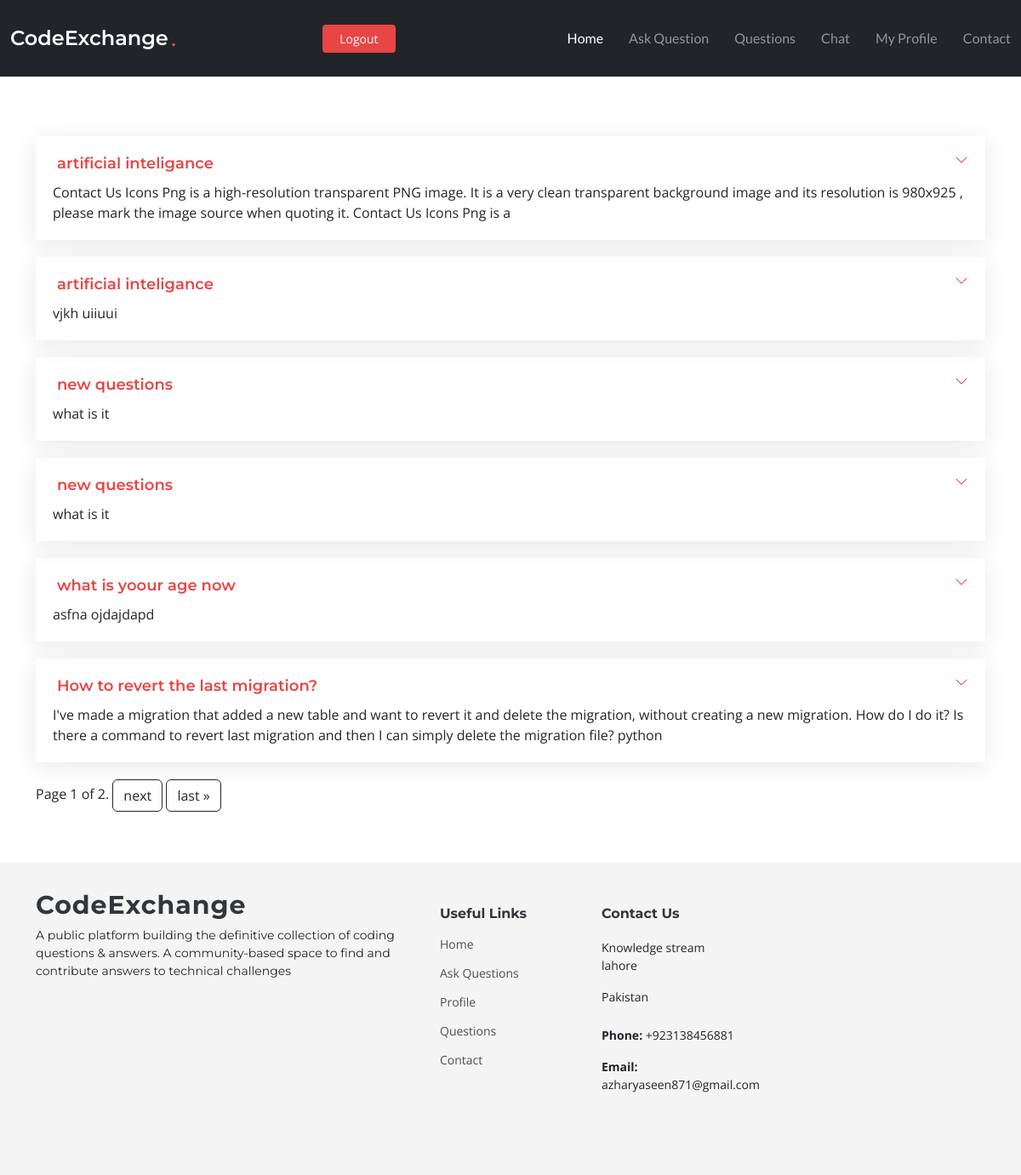
Page /user_posts/2 (signed in) on the earlier database version.
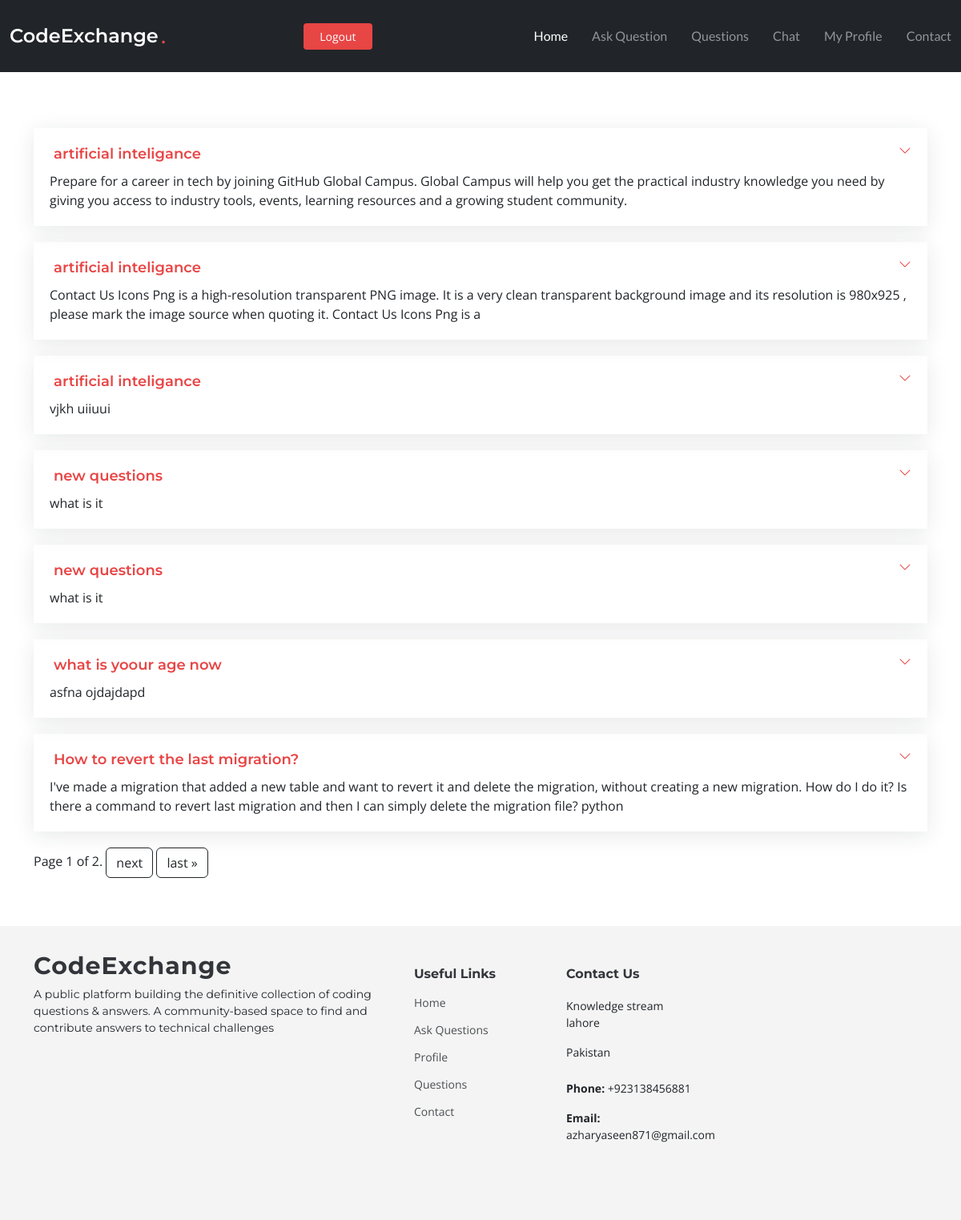
Same page on the later database version.
### app/models.py (models this page shows, shortened)
class Questions(models.Model):
    user = models.ForeignKey(User, on_delete=models.CASCADE)
    title = models.CharField(max_length=1000)
    content = HTMLField()
    likes = models.ManyToManyField(User, related_name='like')
    date_created = models.DateTimeField(default=timezone.now)
    image = models.ImageField(upload_to='question_pic', blank=True, null=True)

### app/views.py (the view)
# urls.py: path("user_posts/<int:id>", views.user_posts, name="user_posts"),
@login_required(login_url='login')
def user_posts(request,id):
    user = get_object_or_404(User, pk= id)
    question_asked = Questions.objects.filter(user=user.id).order_by('-date_created')
    paginator = Paginator(question_asked, 5)
    page_number = request.GET.get("page")
    page_obj = paginator.get_page(page_number)
    return render(request, 'app/user_posts.html',{'question_asked':question_asked,'page_obj': page_obj})

### app/templates/app/user_posts.html (shortened to what this page needs)
{% extends 'base.html' %}
{% block content %}
{% if question_asked %}
  <body>
    <section id="faq" class="faq">
      <div class="container" style="margin-top: 100px;">
          <div class="" data-aos="fade-up" data-aos-delay="200">
            <div class="faq-container">
              {% for question in question_asked %}
              <div class="faq-item faq-active">
                <a href="{% url 'detail' question.id %}"> <h3> <span>{{ question.title }}</span></h3></a>
                <div class="faq-content">
                  <p>{{ question.content }}</p>
                </div>
                <i class="faq-toggle bi bi-chevron-right"></i>
              </div>
              {% endfor %}
              {% include "app/includes/paginator.html" %}
            </div>
          </div>
        </div>
    </section>
    {% else %}
    <p style="margin-top: 100px;">
        no liked post yet ...
  </p>
    {% endif %}
  </body>
  {% endblock content %}

### templates/base.html (shortened to what this page needs)
{% load static %}
<!DOCTYPE html>
<html lang="en">
<head>
  <link rel="stylesheet" href="https://cdn.jsdelivr.net/npm/bootstrap@4.3.1/dist/css/bootstrap.min.css">
  <link href="{% static 'assets/vendor/bootstrap/css/bootstrap.min.css' %}" rel="stylesheet">
  <link href="{% static 'assets/vendor/bootstrap-icons/bootstrap-icons.css' %}" rel="stylesheet">
  <link href="{% static 'assets/vendor/glightbox/css/glightbox.min.css' %}" rel="stylesheet">
  <link href="{% static 'assets/vendor/swiper/swiper-bundle.min.css' %}" rel="stylesheet">
  <link href="{% static 'assets/vendor/aos/aos.css' %}" rel="stylesheet">
  <link href="{% static 'assets/css/main.css' %}" rel="stylesheet">
</head>
<body class="index-page" data-bs-spy="scroll" data-bs-target="#navmenu">
  <header id="header" class="header fixed-top d-flex align-items-center bg-dark">
    <div class="container-fluid d-flex align-items-center justify-content-between">
      <a href="{% url 'home' %}" class="logo d-flex align-items-center me-auto me-xl-0">
        <h1>CodeExchange</h1>
        <span>.</span>
      </a>
      <nav id="navmenu" class="navmenu">
        <ul>
          {% if user.is_authenticated %}
          <li><a href="{% url 'home' %}" class="active">Home</a></li>
          <li><a href="{% url 'ask_question' %}">Ask Question</a></li>
          <li><a href="{% url 'questions' %}">Questions</a></li>
          <li><a href="{% url 'chat' %}">Chat</a></li>
          <li><a href="{% url 'profile' user.id %}">My Profile</a></li>
          {% endif %}
          <li><a href="{% url 'contact' %}">Contact</a></li>
        </ul>
      </nav>
        {% if user.is_authenticated %}
           <a href="{% url 'logout' %}" class="btn-getstarted">Logout</a>
        {% endif %}
    </div>
  </header>
  <main id="main">
    {% block content %}
    {% endblock content %}
  </main>
  <footer id="footer" class="footer">
    <div class="container footer-top">
      <div class="row gy-4">
        <div class="col-lg-5 col-md-12 footer-about">
          <a href="{% url 'home' %}" class="logo d-flex align-items-center">
            <span>CodeExchange</span>
          </a>
          <p>A public platform building the definitive collection of coding questions & answers. A community-based space to find and contribute answers to technical challenges</p>
        </div>
        <div class="col-lg-2 col-6 footer-links">
          <h4>Useful Links</h4>
          <ul>
            <li><a href="{% url 'home' %}">Home</a></li>
            <li><a href="#">Ask Questions</a></li>
            <li><a href="#">Profile</a></li>
            <li><a href="#">Questions</a></li>
            <li><a href="#">Contact</a></li>
          </ul>
        </div>
        <div class="col-lg-2 col-6 footer-links">
          <h4>Contact Us</h4>
          <p>Knowledge stream lahore</p>
          <p>Pakistan</p>
          <p class="mt-4"><strong>Phone:</strong> <span>+923138456881</span></p>
          <p><strong>Email:</strong> <span>azharyaseen871@gmail.com</span></p>
        </div>
      </div>
    </div>
  </footer>
</body>
</html>

### app/templates/app/includes/paginator.html (shortened to what this page needs)
<div class="pagination">
    <span class="step-links">
        <span class="current">
            Page {{ page_obj.number }} of {{ page_obj.paginator.num_pages }}.
        </span>
        {% if page_obj.has_next %}
            <a href="?page={{ page_obj.next_page_number }}"  class="btn btn-outline-dark">next</a>
            <a href="?page={{ page_obj.paginator.num_pages }}"  class="btn btn-outline-dark">last &raquo;</a>
        {% endif %}
    </span>
</div>

Differences in the rows shown:
added Questions: title "artificial inteligance", content "Prepare for a career in tech by joining GitHub Global Campus. Global Campus will help you get the practical industry knowledge you need by giving you access to industry tools, events, learning resources and a growing student community."
